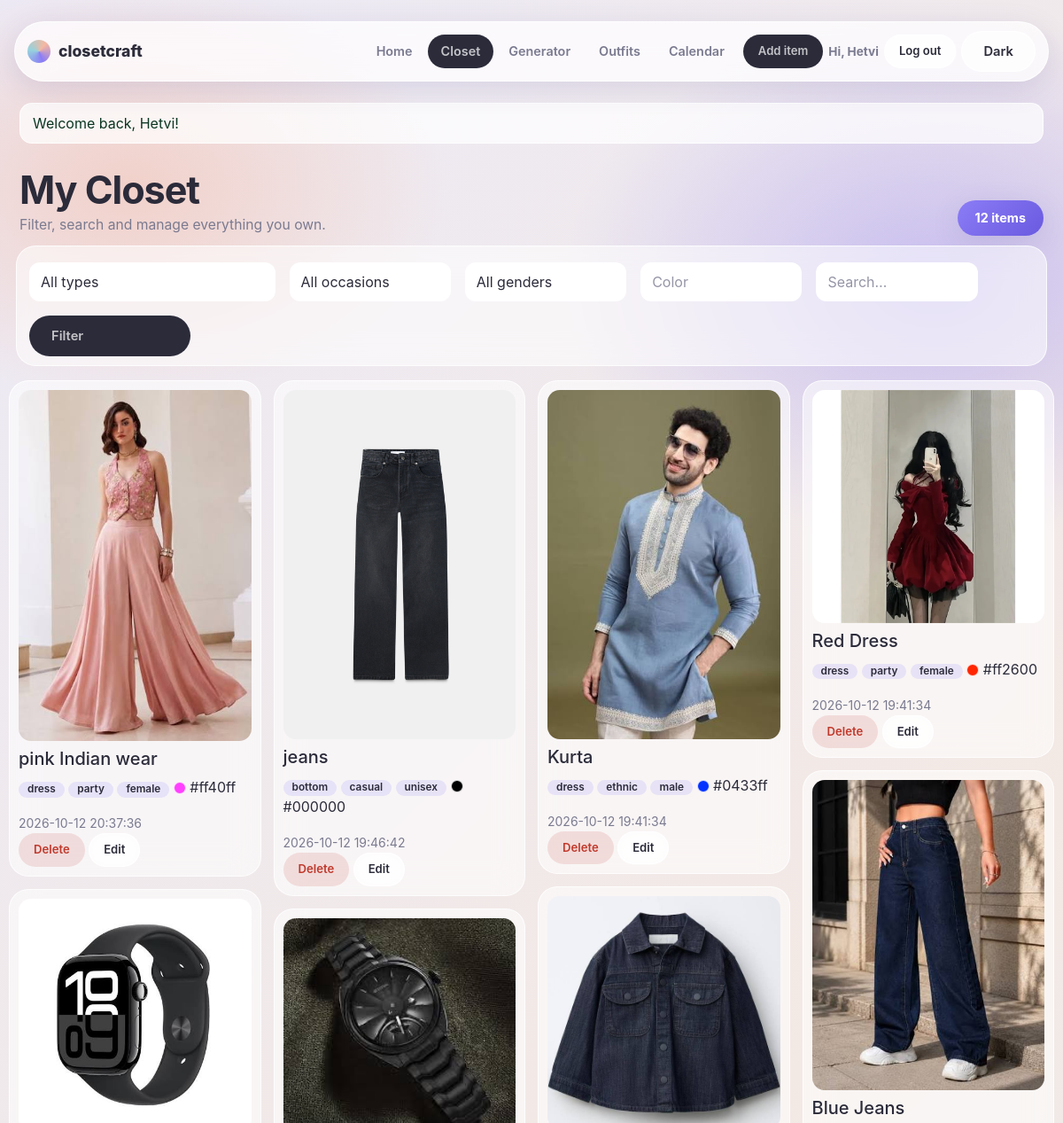
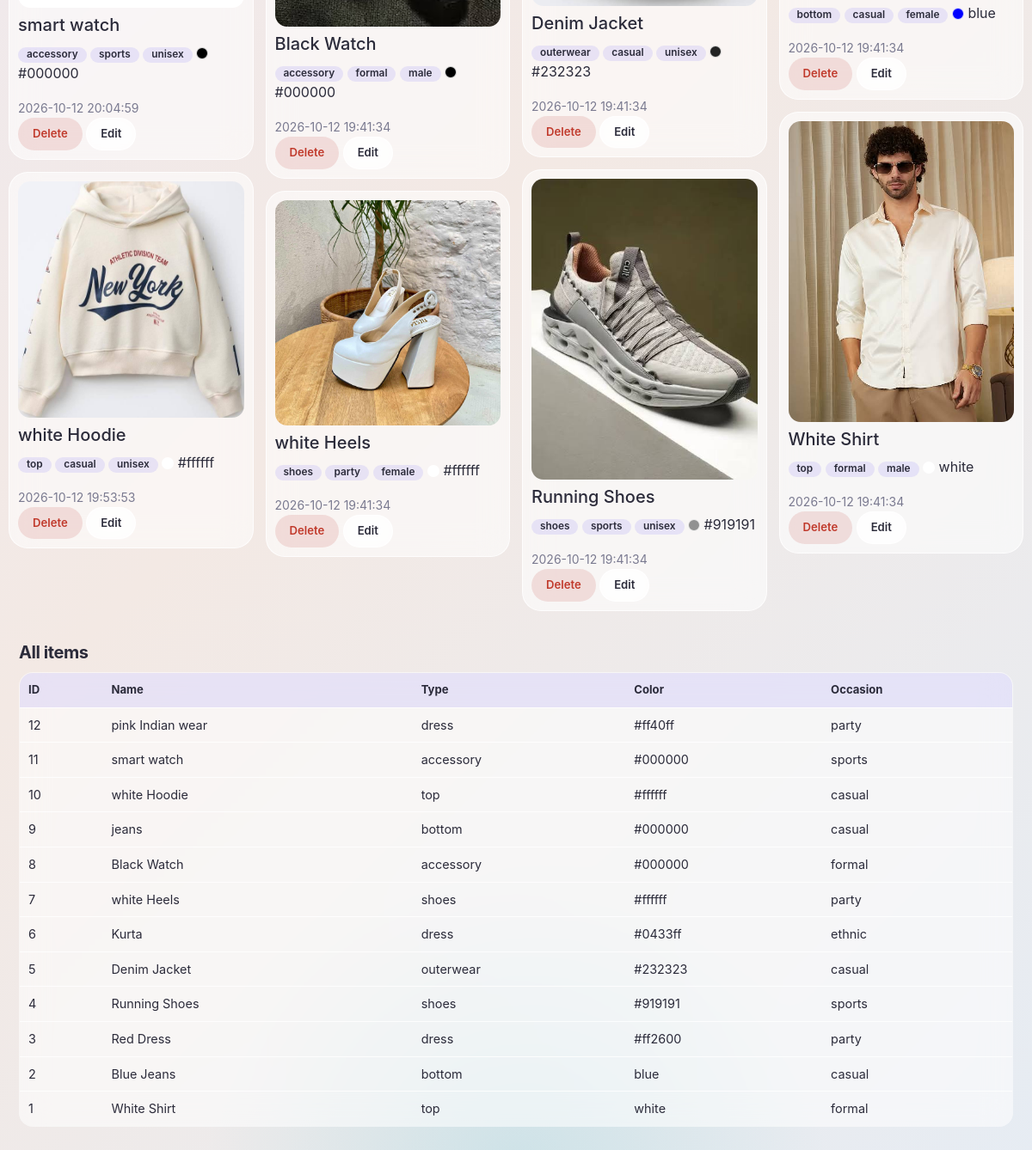
Screenshot of /closet.php (signed in) with the database file from the repository (2 pictures, top to bottom).
### tables this page shows
CREATE TABLE items (
            id INTEGER PRIMARY KEY AUTOINCREMENT,
            name TEXT NOT NULL,
            type TEXT NOT NULL CHECK(type IN ('top','bottom','dress','shoes','outerwear','accessory')),
            color TEXT NOT NULL,
            occasion TEXT NOT NULL CHECK(occasion IN ('casual','formal','party','sports','ethnic')),
            image_path TEXT,
            created_at TEXT NOT NULL
        , for_gender TEXT DEFAULT 'unisex', user_id INTEGER);

### includes/config.php (called while the page is built, shortened)
<?php
function currentUser(): ?array {
    return $_SESSION['user'] ?? null;
}
function getFlash(): ?array {
    $f = $_SESSION['flash'] ?? null;
    return $f;
}
function e(string $s): string {
    return htmlspecialchars(trim($s), ENT_QUOTES, 'UTF-8');
}

### closet.php (the view, shortened to what this page needs)
<?php
$uid = currentUser()['id'];
$type = $_GET['type'] ?? '';
$color = $_GET['color'] ?? '';
$occasion = $_GET['occasion'] ?? '';
$search = $_GET['search'] ?? '';
$for = $_GET['for'] ?? '';
$db = getDB();
$sql = "SELECT * FROM items WHERE user_id=?"; $params = [$uid];
$sql .= " ORDER BY id DESC";
$stmt = $db->prepare($sql); $stmt->execute($params);
$items = $stmt->fetchAll(PDO::FETCH_ASSOC);
include __DIR__ . '/includes/header.php';
?>
<div class="page-head">
  <div>
    <h2>My Closet</h2>
    <p class="page-sub">Filter, search and manage everything you own.</p>
  </div>
  <span class="count-pill"><?= count($items) ?> items</span>
</div>
<form method="get" class="row g-2 mb-3">
  <div class="col-md-3"><select name="type" class="form-select">
    <option value="">All types</option>
    <?php foreach (['top','bottom','dress','shoes','outerwear','accessory'] as $t): ?>
      <option <?= $type===$t?'selected':'' ?> value="<?= $t ?>"><?= ucfirst($t) ?></option>
    <?php endforeach; ?></select></div>
  <div class="col-md-2"><select name="occasion" class="form-select">
    <option value="">All occasions</option>
    <?php foreach (['casual','formal','party','sports','ethnic'] as $o): ?>
      <option <?= $occasion===$o?'selected':'' ?> value="<?= $o ?>"><?= ucfirst($o) ?></option>
    <?php endforeach; ?></select></div>
  <div class="col-md-2"><select name="for" class="form-select">
    <option value="">All genders</option>
    <?php foreach (['male','female','unisex'] as $g): ?>
      <option <?= $for===$g?'selected':'' ?> value="<?= $g ?>"><?= ucfirst($g) ?></option>
    <?php endforeach; ?></select></div>
  <div class="col-md-2"><input name="color" class="form-control" placeholder="Color" value="<?= e($color) ?>" pattern="[A-Za-z#0-9 ]{0,20}"></div>
  <div class="col-md-2"><input name="search" id="liveSearch" class="form-control" placeholder="Search…" value="<?= e($search) ?>"></div>
  <div class="col-md-2"><button class="btn btn-primary w-100">Filter</button></div>
</form>
<div class="row">
<?php foreach ($items as $it): ?>
  <div class="col-md-3 item-card">
    <?php if ($it['image_path'] && file_exists(__DIR__.'/'.$it['image_path'])): ?>
      <img src="<?= e($it['image_path']) ?>" alt="<?= e($it['name']) ?>">
    <?php else: ?>
      <img src="<?= placeholderImg($it['type'], $it['type']) ?>" alt="no photo">
    <?php endif; ?>
    <h5 class="mt-2"><?= e($it['name']) ?></h5>
    <p><span class="badge bg-secondary"><?= e($it['type']) ?></span>
       <span class="badge bg-info"><?= e($it['occasion']) ?></span>
       <span class="badge bg-secondary"><?= e($it['for_gender'] ?? 'unisex') ?></span>
       <span class="color-dot" style="background:<?= e($it['color']) ?>"></span> <?= e($it['color']) ?></p>
    <small class="text-muted"><?= e($it['created_at']) ?></small><br>
    <a href="closet.php?delete=<?= $it['id'] ?>&type=<?= e($type) ?>" onclick="return confirm('Delete?')" class="btn btn-sm btn-danger">Delete</a>
    <a href="upload.php?edit=<?= $it['id'] ?>" class="btn btn-sm btn-warning">Edit</a>
  </div>
<?php endforeach; ?>
</div>
<h3 class="mt-4">All items</h3>
<table class="styled-table">
  <tr><th>ID</th><th>Name</th><th>Type</th><th>Color</th><th>Occasion</th></tr>
  <?php foreach ($items as $it): ?><tr><td><?= $it['id'] ?></td><td><?= e($it['name']) ?></td><td><?= e($it['type']) ?></td><td><?= e($it['color']) ?></td><td><?= e($it['occasion']) ?></td></tr><?php endforeach; ?>
</table>
<?php include __DIR__ . '/includes/footer.php'; ?>

### includes/header.php (shortened to what this page needs)
<?php
$theme = $_COOKIE['cc_theme'] ?? 'light';
$active = basename($_SERVER['PHP_SELF'] ?? 'index.php');
$user = currentUser();
function navCls(string $page, string $active): string { return $active === $page ? 'active' : ''; }
?>
<!DOCTYPE html>
<html lang="en" data-theme="<?= e($theme) ?>">
<head>
  <link href="https://cdn.jsdelivr.net/npm/bootstrap@5.3.3/dist/css/bootstrap.min.css" rel="stylesheet">
  <link rel="stylesheet" href="assets/css/style.css?v=8">
</head>
<body>
<div class="page-frame"><div class="canvas">
<header class="site-header">
  <nav class="navbar custom-nav">
    <div class="container">
      <a class="navbar-brand brand-logo" href="index.php">closetcraft</a>
      <div id="navMenu">
        <ul class="nav-list">
          <li><a class="nav-link <?= navCls('index.php',$active) ?>" href="index.php">Home</a></li>
          <?php if ($user): ?>
          <li><a class="nav-link <?= navCls('closet.php',$active) ?>" href="closet.php">Closet</a></li>
          <li><a class="nav-link <?= navCls('generator.php',$active) ?>" href="generator.php">Generator</a></li>
          <li><a class="nav-link <?= navCls('outfits.php',$active) ?>" href="outfits.php">Outfits</a></li>
          <li><a class="nav-link <?= navCls('calendar.php',$active) ?>" href="calendar.php">Calendar</a></li>
          <?php endif; ?>
        </ul>
        <?php if ($user): ?>
        <a href="upload.php" class="btn btn-sm btn-primary">Add item</a>
        <span class="user-chip">Hi, <?= e($user['name']) ?></span>
        <a href="logout.php" class="btn btn-sm btn-light">Log out</a>
        <?php else: ?>
        <a href="login.php" class="btn btn-sm btn-light">Log in</a>
        <a href="signup.php" class="btn btn-sm btn-primary">Sign up</a>
        <?php endif; ?>
        <button id="themeBtn" class="btn btn-sm" aria-label="Toggle dark and light theme"><?= $theme==='dark' ? 'Light' : 'Dark' ?></button>
      </div>
    </div>
  </nav>
</header>
<main class="main-wrap">
<?php $f = getFlash(); if ($f): ?>
  <div class="alert alert-<?= $f['type']==='error'?'danger':'success' ?> mt-3"><?= e($f['msg']) ?></div>
<?php endif; ?>

### includes/footer.php (shortened to what this page needs)
</main>
</div></div>
</body>
</html>

### rows the page displays
items: image_path (picture), name "pink Indian wear", type "dress", occasion "party", for_gender "female", color "#ff40ff", created_at "2026-10-12 20:37:36", id "12"
items: image_path (picture), name "smart watch", type "accessory", occasion "sports", for_gender "unisex", color "#000000", created_at "2026-10-12 20:04:59", id "11"
items: image_path (picture), name "white Hoodie", type "top", occasion "casual", for_gender "unisex", color "#ffffff", created_at "2026-10-12 19:53:53", id "10"
items: image_path (picture), name "jeans", type "bottom", occasion "casual", for_gender "unisex", color "#000000", created_at "2026-10-12 19:46:42", id "9"
items: image_path (picture), name "Black Watch", type "accessory", occasion "formal", for_gender "male", color "#000000", created_at "2026-10-12 19:41:34", id "8"
items: image_path (picture), name "white Heels", type "shoes", occasion "party", for_gender "female", color "#ffffff", created_at "2026-10-12 19:41:34", id "7"
items: image_path (picture), name "Kurta", type "dress", occasion "ethnic", for_gender "male", color "#0433ff", created_at "2026-10-12 19:41:34", id "6"
items: image_path (picture), name "Denim Jacket", type "outerwear", occasion "casual", for_gender "unisex", color "#232323", created_at "2026-10-12 19:41:34", id "5"
items: image_path (picture), name "Running Shoes", type "shoes", occasion "sports", for_gender "unisex", color "#919191", created_at "2026-10-12 19:41:34", id "4"
items: image_path (picture), name "Red Dress", type "dress", occasion "party", for_gender "female", color "#ff2600", created_at "2026-10-12 19:41:34", id "3"
items: image_path (picture), name "Blue Jeans", type "bottom", occasion "casual", for_gender "female", color "blue", created_at "2026-10-12 19:41:34", id "2"
items: image_path (picture), name "White Shirt", type "top", occasion "formal", for_gender "male", color "white", created_at "2026-10-12 19:41:34", id "1"

### other values shown
$user['name'] "Hetvi"
$f['msg'] "Welcome back, Hetvi!"
count($items) "12"
